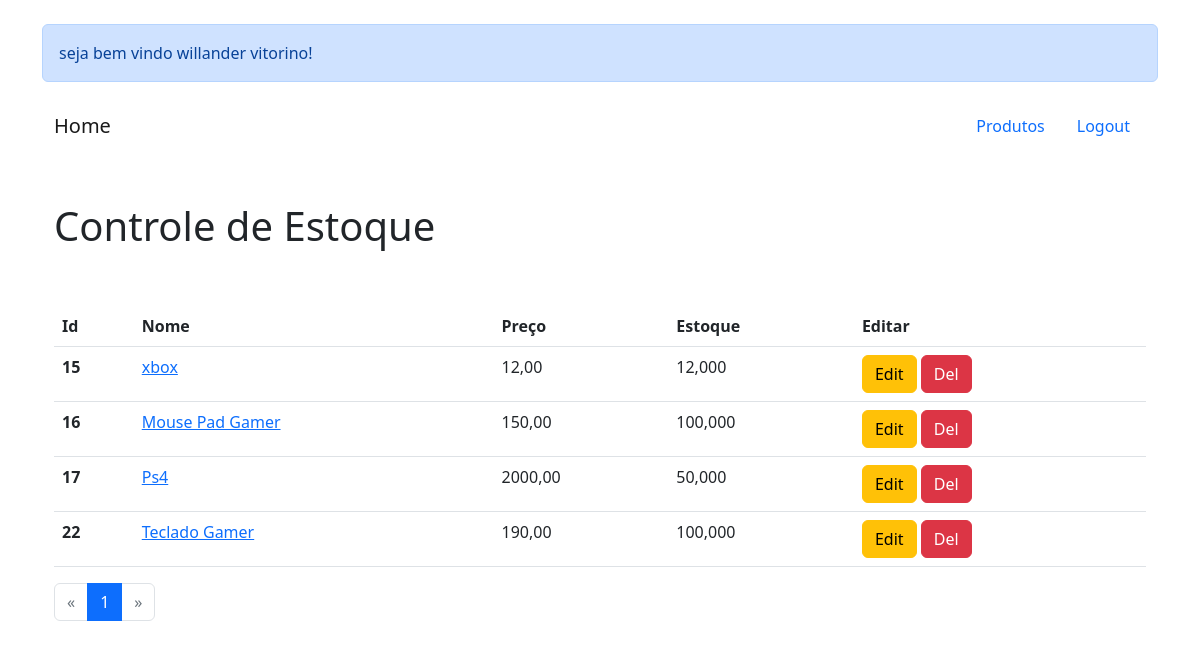
The page / (signed in) on the database as committed earlier.
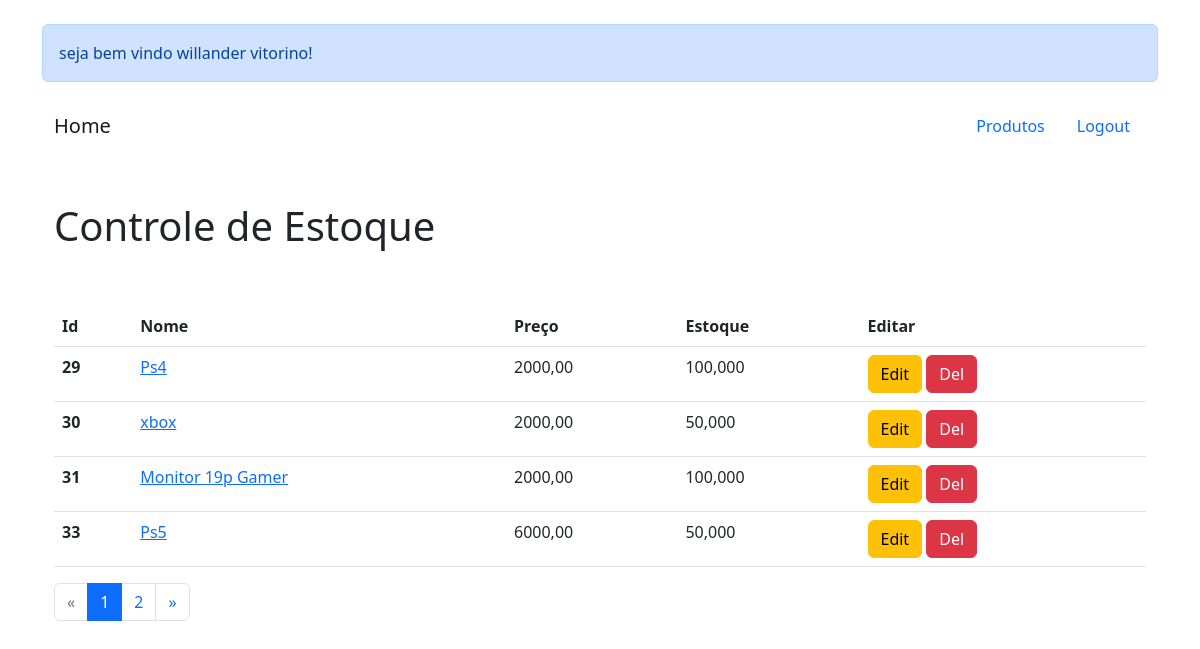
The same page on the database as committed later.
### usuarios/models.py (models this page shows, shortened)
class CustomUsuario(AbstractUser):
    email = models.EmailField('E-mail', unique=True)
    fone = models.CharField('Telefone', max_length=15)
    is_staff = models.BooleanField('Membro da equipe', default=True)
    USERNAME_FIELD = 'email'
    REQUIRED_FIELDS = ['first_name', 'last_name', 'fone']
    objects= UsuarioManager()

class Base(models.Model):
    criado = models.DateField('Data de Criação', auto_now_add=True)
    modificado = models.DateField('Data de Atualização', auto_now_add=True)
    ativo = models.BooleanField('Ativo?', default=True)
    class Meta:
        abstract = True

class Produto(Base):
    nome = models.CharField('Nome', max_length=100)
    preco = models.DecimalField('preço', max_digits=8, decimal_places=2)
    estoque = models.DecimalField('Estoque', max_digits=8, decimal_places=3)
    imagem = StdImageField('imagem', upload_to='produtos',
                           variations={'thumb': (124, 124)})
    slug = models.SlugField('Slug', max_length=100, blank=True, editable=False)

### usuarios/views.py (the view)
# urls.py: path('', IndexView.as_view(), name='index'),
class IndexView(ListView):
    model: Produto
    context_object_name = 'produtos'
    template_name = 'index.html'
    paginate_by = 4
    def get_queryset(self):
        return Produto.objects.all()

### templates/index.html (shortened to what this page needs)
{% extends 'base.html' %}
{% load static %}
{% block content %}
<div class="container">
    {% if user.is_anonymous %}
    <div class="container">
        <div class="row">
            <div onload="login()" class="offset-3 col-lg-6  login" align="center">
                <h1>Controle de Estoque</h1>
                <br>
                <h4>Você não estar logado</h4>
                <br><br>
                <a class="btn btn-primary" href="{% url 'login' %}">Fazer Login</a>
            </div>
        </div>
    </div>
    {% else %}
    <br>
    <div class="alert alert-primary" role="alert">
        seja bem vindo {{ user.get_full_name }}!
    </div>
    <div class="container">
        <nav class="navbar navbar-default">
            <div class="navbar-header">
                <a class="navbar-brand" href="{% url 'index' %}">Home</a>
            </div>
            <div>
                <ul class="nav">
                    <li><a class="nav-item nav-link" href="{% url 'produto' %}">Produtos</a></li>
                    <li><a class="nav-item nav-link" href="{% url 'logout' %}">Logout</a></li>
                </ul>
            </div>
        </nav>
        <br><br>
        <div>
            <h1>Controle de Estoque</h1>
        </div>
        <br><br>
        <table class="table">
            <thead class="thead-light">
                <tr>
                    <th scope="col">Id</th>
                    <th scope="col">Nome</th>
                    <th scope="col">Preço</th>
                    <th scope="col">Estoque</th>
                    <th scope="col">Editar</th>
                </tr>
            </thead>
            <tbody>
                {% for i in produtos %}
                <tr>
                    <th scope="row">{{i.id}}</th>
                    <td><a href="#modal{{i.id}}" data-toggle="modal">{{i.nome}}</a></td>
                    <td>{{i.preco}}</td>
                    <td>{{i.estoque}}</td>
                    <td>
                        <a class="btn btn-warning" data-toggle="modal" href="{% url 'upd_produto' i.id %}">Edit</a>
                        <a data-toggle="modal" class="btn btn-danger" href="{% url 'del_produto' pk=i.id %}">Del</a>
                    </td>
                </tr>
                {%endfor%}
            </tbody>
        </table>
        <nav aria-label="navegacao-paginacao">
            <ul class="pagination">
                {% if page_obj.has_previous %}
                <li class="page-item"><a class="page-link" href="?page={{ page_obj.previous_page_number}}">&laquo;</a>
                </li>
                {% else %}
                <li class="page-item disabled"><a class="page-link" href="#">&laquo;</a></li>
                {% endif %}
                {% for num in paginator.page_range %}
                {% if page_obj.number == num %}
                <li class="page-item active"><a class="page-link" href="#">{{num}}</a></li>
                {% else %}
                <li class="page-item"><a class="page-link" href="?page={{num}}">{{num}}</a></li>
                {% endif %}
                {% endfor %}
                {% if page_obj.has_next %}
                <li class="page-item"><a class="page-link" href="?page={{page_obj.next_page_number}}">&raquo;</a></li>
                {% else %}
                <li class="page-item disabled"><a class="page-link" href="#">&raquo;</a></li>
                {% endif %}
            </ul>
        </nav>
    </div>
    {% endif %}
</div>
{% endblock %}

### templates/base.html (shortened to what this page needs)
{% load static %}
<!DOCTYPE html>
<html lang="en">
<head>
    <link rel="stylesheet" href="https://cdn.jsdelivr.net/npm/bootstrap@5.2.0/dist/css/bootstrap.min.css"
>
    <link href="https://cdn.lineicons.com/3.0/lineicons.css" rel="stylesheet">
    <link rel="stylesheet" href="{% static 'css/style.css' %}">
</head>
<body>
    {% block content %}
    {% endblock %}
</body>
</html>

Rows that differ between the two databases and show on the page:
removed Produto: id "15", nome "xbox", preco "12,00", estoque "12,000"
removed Produto: id "16", nome "Mouse Pad Gamer", preco "150,00", estoque "100,000"
removed Produto: id "17", nome "Ps4", preco "2000,00", estoque "50,000"
removed Produto: id "22", nome "Teclado Gamer", preco "190,00", estoque "100,000"
added Produto: id "29", nome "Ps4", preco "2000,00", estoque "100,000"
added Produto: id "30", nome "xbox", preco "2000,00", estoque "50,000"
added Produto: id "31", nome "Monitor 19p Gamer", preco "2000,00", estoque "100,000"
added Produto: id "33", nome "Ps5", preco "6000,00", estoque "50,000"
Other text that changed with them:
new list line: "2"
